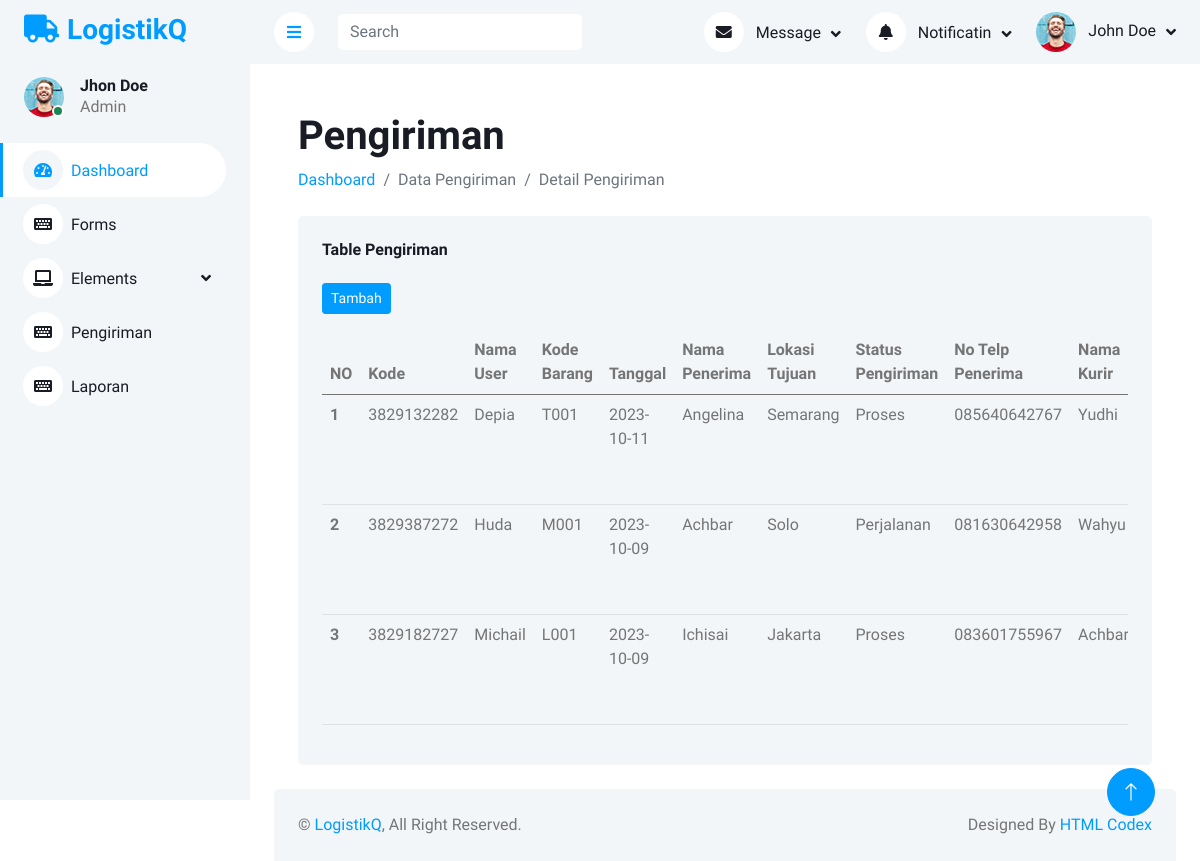
/LogistikQ/index.php?url=Pages/Kirim/dtKirim, run on the app's committed database.
### tables this page shows
CREATE TABLE `pengiriman` (
  `id` int(11) NOT NULL,
  `kode` varchar(45) NOT NULL,
  `id_user` int(11) NOT NULL,
  `kode_barang` varchar(45) NOT NULL,
  `tanggal` date NOT NULL,
  `nama_penerima` varchar(45) NOT NULL,
  `lokasi_tujuan` varchar(225) NOT NULL,
  `status_pengiriman` varchar(45) NOT NULL,
  `nomor_telp_penerima` varchar(45) NOT NULL,
  `kurir_id` int(11) NOT NULL
);

CREATE TABLE `user` (
  `id` int(11) NOT NULL,
  `nama` varchar(75) NOT NULL,
  `username` varchar(45) NOT NULL,
  `password` varchar(225) NOT NULL,
  `nomor_telepon` varchar(16) NOT NULL,
  `alamat` varchar(45) NOT NULL
);

CREATE TABLE `kurir` (
  `id` int(11) NOT NULL,
  `nama` varchar(45) NOT NULL,
  `nomor_telepon` varchar(45) NOT NULL,
  `jadwal` varchar(45) DEFAULT NULL
);

### LogistikQ/models/pengiriman.php (called while the page is built, shortened)
<?php
class pengiriman{
    private $koneksi;
    public function __construct() {
        global $dbh;
        $this->koneksi = $dbh;
    }
    public function dataKirim() {
        $sql = "SELECT p.id, p.kode, p.kode_barang, p.tanggal, p.nama_penerima, p.lokasi_tujuan, p.status_pengiriman, p.nomor_telp_penerima,
        u.nama AS nama_user, k.nama AS nama_kurir
        FROM pengiriman p
        INNER JOIN user u ON u.id = p.id_user
        INNER JOIN kurir k ON k.id = p.kurir_id;";
        $ps = $this->koneksi->prepare($sql);
        $ps->execute();
        $rs = $ps->fetchALL();
        return $rs;
    }
}
?>

### LogistikQ/Pages/Kirim/dtKirim.php (the view, shortened to what this page needs)
<?php
$model =  new pengiriman();
$data_kirim = $model->dataKirim();
?>
<div class="container-fluid pt-4 px-4">
    <h1 class="mt-4">Pengiriman</h1>
    <ol class="breadcrumb mb-4">
        <li class="breadcrumb-item"><a href="index.php?url=dashboard">Dashboard</a></li>
        <li class="breadcrumb-item active">Data Pengiriman</li>
        <li class="breadcrumb-item active">Detail Pengiriman</li>
    </ol>
    <div class="row g-4">
        <div class="col-12">
            <div class="bg-light rounded overflow-hidden h-100 p-4">
                <h6 class="mb-4">Table Pengiriman</h6>
                <a href="index.php?url=Pages/Kirim/form_kirim">
                    <button type="button" class="btn btn-primary btn-sm mb-3">Tambah</button>
                </a>
                <div class="table-responsive">
                    <table id="datapegawai" class="table">
                        <thead>
                            <tr>
                                <th class="text-bold" scope="col">NO</th>
                                <th class="text-bold" scope="col">Kode</th>
                                <th class="text-bold" scope="col">Nama User</th>
                                <th class="text-bold" scope="col">Kode Barang</th>
                                <th class="text-bold" scope="col">Tanggal</th>
                                <th class="text-bold" scope="col">Nama Penerima</th>
                                <th class="text-bold" scope="col">Lokasi Tujuan</th>
                                <th class="text-bold" scope="col">Status Pengiriman</th>
                                <th class="text-bold" scope="col">No Telp Penerima</th>
                                <th class="text-bold" scope="col">Nama Kurir</th>
                            </tr>
                        </thead>
                        <tbody>
                            <?php $id = 1; ?>
                            <?php foreach ($data_kirim as $row) : ?>
                                <tr>
                                    <th scope="row"><?= $id; ?></th>
                                    <td><?= $row['kode']; ?></td>
                                    <td><?= $row['nama_user']; ?></td>
                                    <td><?= $row['kode_barang']; ?></td>
                                    <td><?= $row['tanggal']; ?></td>
                                    <td><?= $row['nama_penerima']; ?></td>
                                    <td><?= $row['lokasi_tujuan']; ?></td>
                                    <td><?= $row['status_pengiriman']; ?></td>
                                    <td><?= $row['nomor_telp_penerima']; ?></td>
                                    <td><?= $row['nama_kurir']; ?></td>
                                </tr>
                                <?php $id++; ?>
                            <?php endforeach; ?>
                        </tbody>
                    </table>
                </div>
            </div>
        </div>
    </div>
</div>

### LogistikQ/css/style.css (style rules this page uses)
:root { --primary: #009CFF; --light: #F3F6F9; --dark: #191C24; }
.btn { transition: .5s; }
.btn.btn-primary { color: #FFFFFF; }

### data on the page
pengiriman: kode "3829132282", id_user.nama "Depia", kode_barang "T001", tanggal "2023-10-11", nama_penerima "Angelina", lokasi_tujuan "Semarang", status_pengiriman "Proses", nomor_telp_penerima "085640642767", kurir.nama "Yudhi"
pengiriman: kode "3829387272", id_user.nama "Huda", kode_barang "M001", tanggal "2023-10-09", nama_penerima "Achbar", lokasi_tujuan "Solo", status_pengiriman "Perjalanan", nomor_telp_penerima "081630642958", kurir.nama "Wahyu"
pengiriman: kode "3829182727", id_user.nama "Michail", kode_barang "L001", tanggal "2023-10-09", nama_penerima "Ichisai", lokasi_tujuan "Jakarta", status_pengiriman "Proses", nomor_telp_penerima "083601755967", kurir.nama "Achbar"
